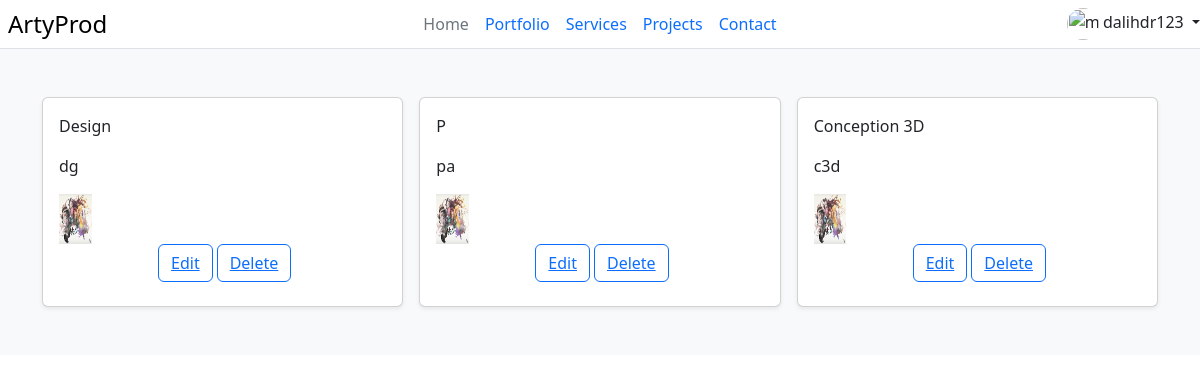
Screenshot of /ArtyProd/servicelist/ (signed in) with the database file from the repository.
### ArtyProd/models.py (models this page shows, shortened)
class CustomUser(AbstractUser):
    USER_TYPE_CHOICES = [
        ('personnel', 'Personnel'),
        ('client', 'Client'),
    ]
    user_type = models.CharField(
        max_length=20,
        choices=USER_TYPE_CHOICES,
        default='client',
    )
    groups = models.ManyToManyField(
        'auth.Group',
        related_name='custom_users',
        blank=True,
        help_text='The groups this user belongs to. A user will get all permissions granted to each of their groups.',
        verbose_name='groups',
    )
    user_permissions = models.ManyToManyField(
        'auth.Permission',
        related_name='custom_users',
        blank=True,
        help_text='Specific permissions for this user.',
        verbose_name='user permissions',
    )

class Service(models.Model):
    types=[
        ('dg','Design Graphique'),
        ('pa','Production Audiovisuelle'),
        ('c3d','Conception 3D')
    ]
    description=models.CharField(max_length=255)
    type=models.CharField(max_length=255,choices=types,default='dg')
    details=models.ForeignKey(Detail,on_delete=models.CASCADE)

class Detail(models.Model):
    fichier=models.FileField(upload_to='uploads/',max_length=255)#mediRoot

### ArtyProd/views.py (the view)
# urls.py: path('servicelist/',views.ServiceList),
@login_required
def ServiceList(request):
    list=Service.objects.all()
    return render( request,'ArtyProd/servicelist.html',{'list':list})

### ArtyProd/templates/ArtyProd/servicelist.html (shortened to what this page needs)
{% extends 'acceuil.html' %}
{% block content %}
{% load bootstrap5 %}
{% bootstrap_css %}
<form method='POST' class="post-form">
<div class="album py-5 bg-light">
  <div class="container">
    <div class="row row-cols-1 row-cols-sm-2 row-cols-md-3 g-3">
      {% for s in list %}
      <div class="col ">
        <div class="card shadow-sm">
          <div class="card-body">
               <p> {{s.description}} </p>
               <p>{{s.type}} </p>
               <object data="{{ s.details.fichier.url }}" type="{{ s.details.fichier.content_type }}" width="10%" height="50px">
            </object>
            <div class="d-flex justify-content-center mb-2">
              <button type="button" class="btn btn-outline-primary ms-1"><a href="{% url 'service-edit' s.id %}">Edit</a></button>
              <button type="button" class="btn btn-outline-primary ms-1"><a href="{% url 'delete-service' s.pk %}">Delete</a></button>
            </div>
          </div>
        </div>
      </div>
      {% endfor %}
    </div>
  </div>
</div>
{% endblock %}

### ArtyProd/templates/acceuil.html (shortened to what this page needs)
{% load bootstrap5 %}
{% bootstrap_css %}
{% load bootstrap_icons %}
<header class="d-flex flex-wrap align-items-center justify-content-center justify-content-md-between py-1 mb-6 border-bottom" style="background-color: white;">
  <div class="col-md-1 mb-2 mb-md-0">
    <a href="{% url 'home' %}" class="d-flex align-items-center mb-3 mb-md-0 me-md-auto link-body-emphasis text-decoration-none">
        <span class="fs-4">ArtyProd</span>
      </a>
  </div>
  <ul class="nav col-12 col-md-auto mb-2 justify-content-center mb-md-0">
    <li><a href="{% url 'home' %}" class="nav-link px-2 link-secondary" >Home</a></li>
    <li><a href="#Test" class="nav-link px-2">Portfolio</a></li>
    <li><a href="#Service" class="nav-link px-2">Services</a></li>
    <li><a href="#Project" class="nav-link px-2">Projects</a></li>
    <li><a href="#footer" class="nav-link px-2">Contact</a></li>
  </ul>
  <div class="col-md-1 text-end" >
      {% if user.is_authenticated %}
      <div class="flex-shrink-0 dropdown" style="margin-left: -100px;">
        <a href="#" class="d-block link-dark text-decoration-none dropdown-toggle" data-bs-toggle="dropdown" aria-expanded="false">
          <img src="https://github.com/mdo.png" alt="mdo" width="32" height="32" class="rounded-circle">
          {{user}}
        </a>
      </div>
      {% else %}
        <div class="d-flex align-items-center" style="margin-left: -100px;">
            <a class="nav-link" href="{% url 'login' %}">Connexion</a>
            <a class="nav-link" href="{% url 'register' %}">Inscription</a>
        </div>
        {% endif %}
  </div>
</header>
{% block content %}
{% endblock %}

### rows the page displays
CustomUser: username "dalihdr123"
Service: description "Design", type "dg"
Service: description "P", type "pa"
Service: description "Conception 3D", type "c3d"
